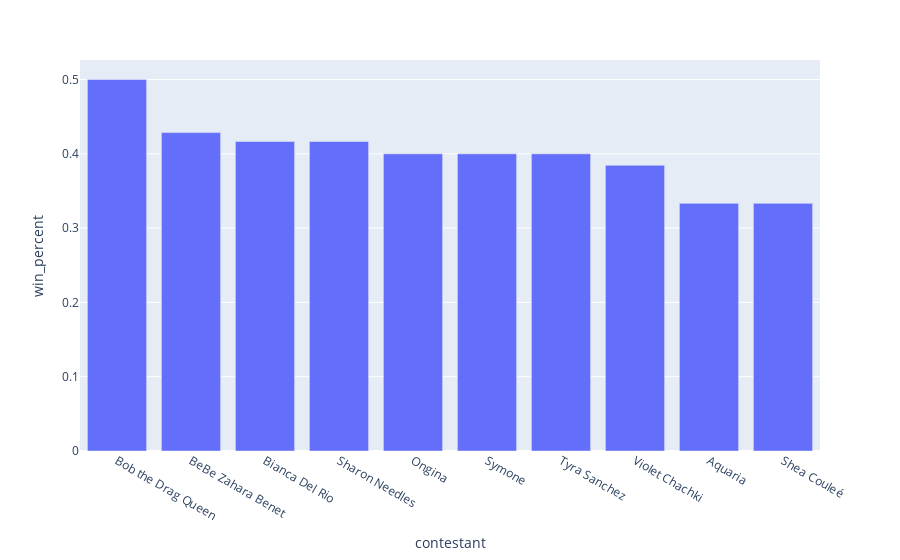

Here is the notebook cell this chart was saved with:
### Code cell
fig = px.bar(df, df.index, y='win_percent')
fig

### Figure 1 — Plotly figure (JSON) as saved in the notebook; plotly's stock layout.template omitted (floating-point values rounded to 4 significant figures)
{"data": [{"alignmentgroup": "True", "hovertemplate": "contestant=%{x}<br>win_percent=%{y}<extra></extra>", "legendgroup": "", "marker": {"color": "#636efa", "pattern": {"shape": ""}}, "name": "", "offsetgroup": "", "orientation": "v", "showlegend": false, "textposition": "auto", "type": "bar", "x": ["Bob the Drag Queen", "BeBe Zahara Benet", "Bianca Del Rio", "Sharon Needles", "Ongina", "Symone", "Tyra Sanchez", "Violet Chachki", "Aquaria", "Shea Couleé"], "xaxis": "x", "y": [0.5, 0.4286, 0.4167, 0.4167, 0.4, 0.4, 0.4, 0.3846, 0.3333, 0.3333], "yaxis": "y"}], "layout": {"barmode": "relative", "legend": {"tracegroupgap": 0}, "margin": {"t": 60}, "xaxis": {"anchor": "y", "domain": [0, 1], "title": {"text": "contestant"}}, "yaxis": {"anchor": "x", "domain": [0, 1], "title": {"text": "win_percent"}}}}
